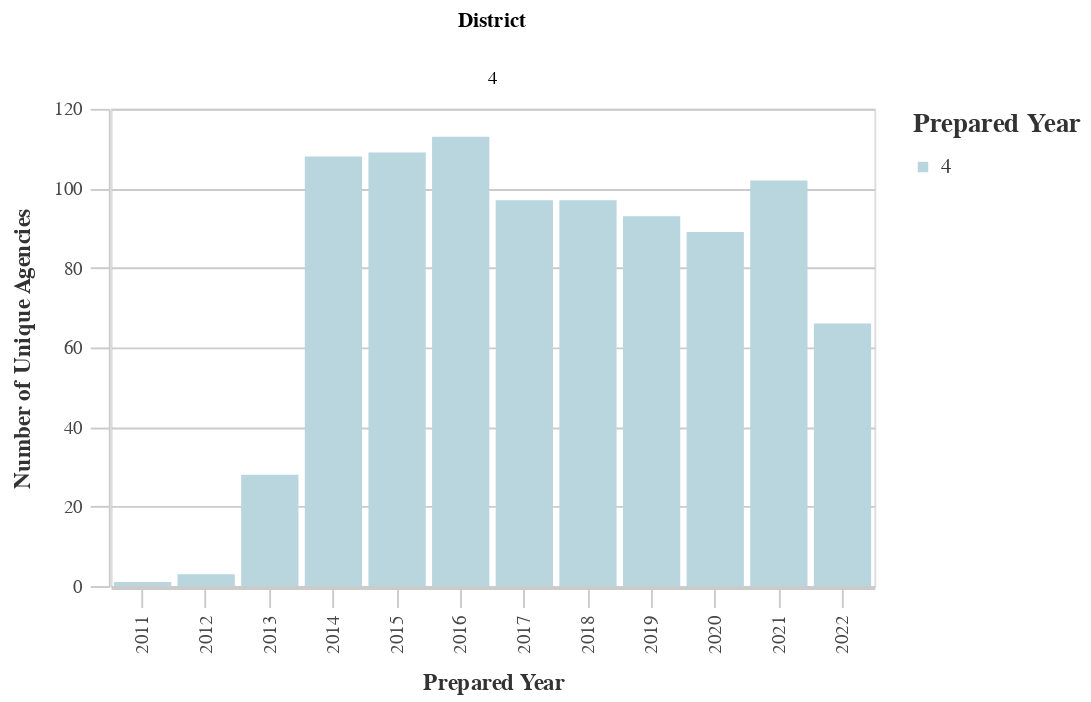

The notebook cell saved with this chart:
### Markdown cell above
### Number of Unique Agencies by District

### Code cell
# Unique Agencies by Dist
dist_years_agency = ((
        df
        >> group_by(_.prepared_y, _.dist)
        >> summarize(n=_.primary_agency_name.nunique())
        >> arrange(-_.prepared_y)
    )
        .rename(columns={'dist':'District', 'n':'Count'})
    )
chart10 = (alt.Chart(dist_years_agency).mark_bar().encode(
        column='District:N',
        x=alt.X('prepared_y:O', title='Prepared Year'),
        y=alt.Y('Count:Q', title='Number of Unique Agencies'),
        color = alt.Color("District:N", 
                              scale=alt.Scale(
                                  range=altair_utils.CALITP_SEQUENTIAL_COLORS),  
                               legend=alt.Legend(title="Prepared Year")
                              )))
                              
chart10 = styleguide.preset_chart_config(chart10)
chart10 = _dla_utils_reports.add_tooltip(chart10, 'prepared_y', 'Count')

display(chart10)

### Figure 1 — Vega-Lite specification as saved in the notebook (floating-point values rounded to 4 significant figures)
{"config": {"view": {"continuousWidth": 400, "continuousHeight": 300}, "axis": {"domainColor": "#cbcbcb", "grid": true, "gridColor": "#cbcbcb", "gridWidth": 1, "labelColor": "#474747", "labelFont": "Nunito Sans", "labelFontSize": 10, "labelPadding": 4, "tickColor": "#cbcbcb", "tickSize": 10, "titleColor": "#333", "titleFont": "Raleway", "titleFontSize": 12, "titlePadding": 10}, "axisBand": {"grid": false}, "background": "white", "font": "Raleway", "header": {"labelFont": "Nunito Sans", "titleFont": "Raleway"}, "legend": {"labelColor": "#333", "labelFont": "Nunito Sans", "labelFontSize": 11, "labelLimit": 0, "padding": 1, "symbolSize": 30, "symbolType": "square", "titleColor": "#333", "titleFont": "Raleway", "titleFontSize": 14, "titlePadding": 10}, "title": {"anchor": "middle", "font": "Raleway", "fontSize": 18, "fontWeight": 300, "offset": 20}}, "data": {"name": "data-8015118ff12d4cacf13808efaa6ceafb"}, "mark": "bar", "encoding": {"color": {"field": "District", "legend": {"title": "Prepared Year"}, "scale": {"range": ["#B9D6DF", "#8CBCCB", "#2EA8CE", "#136C97", "#0B405B"]}, "type": "nominal"}, "column": {"field": "District", "type": "nominal"}, "tooltip": [{"field": "prepared_y", "type": "quantitative"}, {"field": "Count", "type": "quantitative"}], "x": {"field": "prepared_y", "title": "Prepared Year", "type": "ordinal"}, "y": {"field": "Count", "title": "Number of Unique Agencies", "type": "quantitative"}}, "height": 250, "width": 400, "$schema": "https://vega.github.io/schema/vega-lite/v4.17.0.json", "datasets": {"data-8015118ff12d4cacf13808efaa6ceafb": [{"prepared_y": 2022.0, "District": 4, "Count": 66}, {"prepared_y": 2021.0, "District": 4, "Count": 102}, {"prepared_y": 2020.0, "District": 4, "Count": 89}, {"prepared_y": 2019.0, "District": 4, "Count": 93}, {"prepared_y": 2018.0, "District": 4, "Count": 97}, {"prepared_y": 2017.0, "District": 4, "Count": 97}, {"prepared_y": 2016.0, "District": 4, "Count": 113}, {"prepared_y": 2015.0, "District": 4, "Count": 109}, {"prepared_y": 2014.0, "District": 4, "Count": 108}, {"prepared_y": 2013.0, "District": 4, "Count": 28}, {"prepared_y": 2012.0, "District": 4, "Count": 3}, {"prepared_y": 2011.0, "District": 4, "Count": 1}]}}
